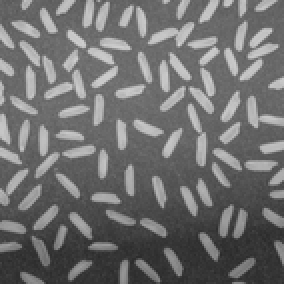
#> input picture Images/rice.png, 142 x 142 px, shrunk from 256 x 256 before the run (shown 2 times larger)
$ python q8_noise_reduction.py
#> lines starting #> are read from the running program, lines starting #| are printed output that depends on the picture; after the words box and inside, x2 and y2 are one past the last pixel; in counts of white or black regions, pixels touching at a corner belong together
# 258799R - Manuel I.T
import cv2
import numpy as np
import matplotlib.pyplot as plt
import os

def main():
    # 1. Setup paths
    script_dir = os.path.dirname(os.path.abspath(__file__))
    img_path = os.path.join(script_dir, '..', 'Images', 'rice.png')
    results_dir = os.path.join(script_dir, '..', 'Images', 'Results')
    os.makedirs(results_dir, exist_ok=True)

    img = cv2.imread(img_path, cv2.IMREAD_GRAYSCALE)
#> img is the input picture: shape (142, 142); min 42, max 213, mean 111.3
    if img is None:
        print("Error: Image not found.")
        return

    # --- (a) Apply Gaussian Smoothing ---
    # We use a 5x5 kernel. Notice how this "smears" the noise.
    gaussian_blur = cv2.GaussianBlur(img, (5, 5), 0)
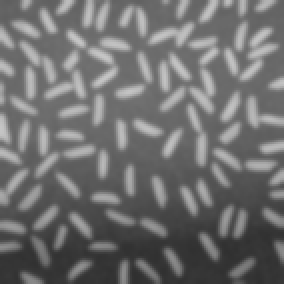
#> gaussian_blur: shape (142, 142) (shown 2 times larger); min 48, max 198, mean 111.2

    # --- (b) Apply Median Filtering ---
    # This is the correct choice for salt and pepper noise.
    median_blur = cv2.medianBlur(img, 5)
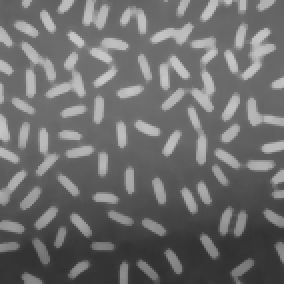
#> median_blur: shape (142, 142) (shown 2 times larger); min 48, max 201, mean 108.9

    # --- Additional Step: Thresholding for comparison ---
    # To show why Median is better, we threshold the median-filtered version
    _, binary = cv2.threshold(median_blur, 0, 255, cv2.THRESH_BINARY + cv2.THRESH_OTSU)
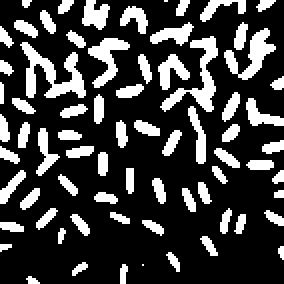
#> binary: shape (142, 142) (shown 2 times larger); 24.3% white; 72 white regions (7 under 20 px), largest, box (x1, y1, x2, y2) and area: (10, 21, 43, 49) 389, (80, 18, 109, 56) 327, (112, 14, 138, 40) 253

    # 2. Visualization for Report
    plt.figure(figsize=(18, 5))

    plt.subplot(1, 4, 1)
    plt.imshow(img, cmap='gray'); plt.title('Original (Noise)')
    plt.axis('off')

    plt.subplot(1, 4, 2)
    plt.imshow(gaussian_blur, cmap='gray'); plt.title('(a) Gaussian Smoothing')
    plt.axis('off')

    plt.subplot(1, 4, 3)
    plt.imshow(median_blur, cmap='gray'); plt.title('(b) Median Filtering')
    plt.axis('off')

    plt.subplot(1, 4, 4)
    plt.imshow(binary, cmap='gray'); plt.title('Final Thresholded')
    plt.axis('off')

    plt.tight_layout()

    # Save the comparison for your report
    save_path = os.path.join(results_dir, 'q8_filtering_comparison.png')
    plt.savefig(save_path)
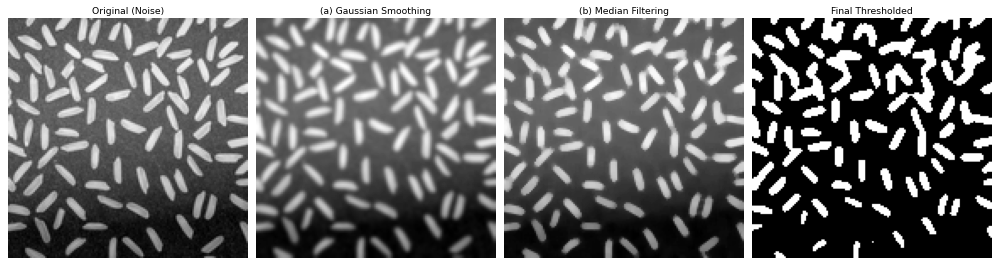
#> figure drawn by matplotlib, 4 panels
    print(f"Comparison results saved to {save_path}")
    plt.show()

if __name__ == "__main__":
    main()
